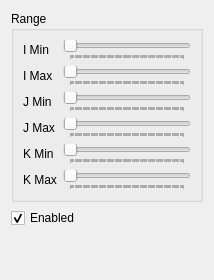
<?xml version="1.0" encoding="UTF-8"?>
<ui version="4.0">
 <class>Post3dWindowCellRangeSettingWidget</class>
 <widget class="QWidget" name="Post3dWindowCellRangeSettingWidget">
  <property name="geometry">
   <rect>
    <x>0</x>
    <y>0</y>
    <width>214</width>
    <height>280</height>
   </rect>
  </property>
  <property name="minimumSize">
   <size>
    <width>214</width>
    <height>280</height>
   </size>
  </property>
  <property name="windowTitle">
   <string>Form</string>
  </property>
  <layout class="QVBoxLayout" name="verticalLayout">
   <item>
    <widget class="QGroupBox" name="rangeGroupBox">
     <property name="title">
      <string>Range</string>
     </property>
     <layout class="QGridLayout" name="gridLayout">
      <item row="0" column="0">
       <widget class="QLabel" name="iMinLabel">
        <property name="text">
         <string>I Min</string>
        </property>
       </widget>
      </item>
      <item row="0" column="1">
       <widget class="SliderWithValue" name="iMinSlider">
        <property name="sliderPosition">
         <number>0</number>
        </property>
        <property name="orientation">
         <enum>Qt::Horizontal</enum>
        </property>
        <property name="invertedAppearance">
         <bool>false</bool>
        </property>
        <property name="tickPosition">
         <enum>QSlider::TicksBelow</enum>
        </property>
        <property name="tickInterval">
         <number>1</number>
        </property>
       </widget>
      </item>
      <item row="1" column="0">
       <widget class="QLabel" name="iMaxLabel">
        <property name="text">
         <string>I Max</string>
        </property>
       </widget>
      </item>
      <item row="1" column="1">
       <widget class="SliderWithValue" name="iMaxSlider">
        <property name="orientation">
         <enum>Qt::Horizontal</enum>
        </property>
        <property name="tickPosition">
         <enum>QSlider::TicksBelow</enum>
        </property>
        <property name="tickInterval">
         <number>1</number>
        </property>
       </widget>
      </item>
      <item row="2" column="0">
       <widget class="QLabel" name="jMinLabel">
        <property name="text">
         <string>J Min</string>
        </property>
       </widget>
      </item>
      <item row="2" column="1">
       <widget class="SliderWithValue" name="jMinSlider">
        <property name="orientation">
         <enum>Qt::Horizontal</enum>
        </property>
        <property name="tickPosition">
         <enum>QSlider::TicksBelow</enum>
        </property>
        <property name="tickInterval">
         <number>1</number>
        </property>
       </widget>
      </item>
      <item row="3" column="0">
       <widget class="QLabel" name="jMaxLabel">
        <property name="text">
         <string>J Max</string>
        </property>
       </widget>
      </item>
      <item row="3" column="1">
       <widget class="SliderWithValue" name="jMaxSlider">
        <property name="orientation">
         <enum>Qt::Horizontal</enum>
        </property>
        <property name="tickPosition">
         <enum>QSlider::TicksBelow</enum>
        </property>
        <property name="tickInterval">
         <number>1</number>
        </property>
       </widget>
      </item>
      <item row="4" column="0">
       <widget class="QLabel" name="kMinLabel">
        <property name="text">
         <string>K Min</string>
        </property>
       </widget>
      </item>
      <item row="4" column="1">
       <widget class="SliderWithValue" name="kMinSlider">
        <property name="orientation">
         <enum>Qt::Horizontal</enum>
        </property>
        <property name="tickPosition">
         <enum>QSlider::TicksBelow</enum>
        </property>
        <property name="tickInterval">
         <number>1</number>
        </property>
       </widget>
      </item>
      <item row="5" column="0">
       <widget class="QLabel" name="kMaxLabel">
        <property name="text">
         <string>K Max</string>
        </property>
       </widget>
      </item>
      <item row="5" column="1">
       <widget class="SliderWithValue" name="kMaxSlider">
        <property name="orientation">
         <enum>Qt::Horizontal</enum>
        </property>
        <property name="tickPosition">
         <enum>QSlider::TicksBelow</enum>
        </property>
        <property name="tickInterval">
         <number>1</number>
        </property>
       </widget>
      </item>
     </layout>
    </widget>
   </item>
   <item>
    <widget class="QCheckBox" name="enabledCheckBox">
     <property name="text">
      <string>Enabled</string>
     </property>
     <property name="checked">
      <bool>true</bool>
     </property>
    </widget>
   </item>
   <item>
    <spacer name="verticalSpacer">
     <property name="orientation">
      <enum>Qt::Vertical</enum>
     </property>
     <property name="sizeHint" stdset="0">
      <size>
       <width>20</width>
       <height>4</height>
      </size>
     </property>
    </spacer>
   </item>
  </layout>
 </widget>
 <customwidgets>
  <customwidget>
   <class>SliderWithValue</class>
   <extends>QSlider</extends>
   <header>guibase/widget/sliderwithvalue.h</header>
  </customwidget>
 </customwidgets>
 <resources/>
 <connections>
  <connection>
   <sender>enabledCheckBox</sender>
   <signal>toggled(bool)</signal>
   <receiver>rangeGroupBox</receiver>
   <slot>setEnabled(bool)</slot>
   <hints>
    <hint type="sourcelabel">
     <x>42</x>
     <y>249</y>
    </hint>
    <hint type="destinationlabel">
     <x>42</x>
     <y>231</y>
    </hint>
   </hints>
  </connection>
 </connections>
</ui>
